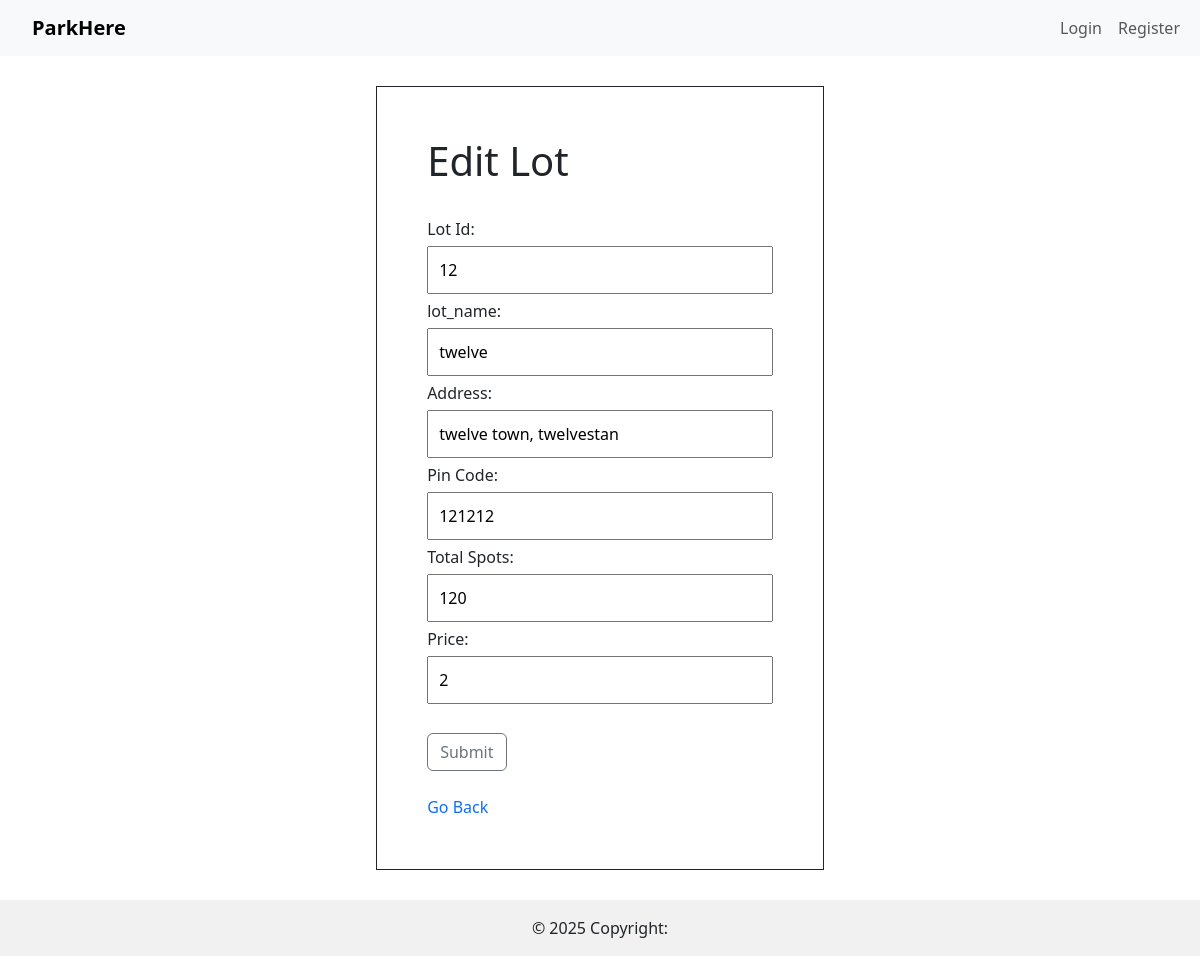
The page /edit_lot/12 on the database its author committed.
### controller/models.py (models this page shows)
class ParkingLot(db.Model):
    __tablename__='parking_lot'
    id = db.Column(db.Integer(), primary_key=True, autoincrement=True)
    lot_name = db.Column(db.String(60), nullable=False)
    pin_code = db.Column(db.Integer(), nullable=False)
    price = db.Column(db.Integer(), nullable=False,)
    address = db.Column(db.String(200), nullable=False)
    total_spots = db.Column(db.Integer(), nullable=False)
    reserved_spots = db.Column(db.Integer(), default=0)
    spots=db.relationship('ParkingSpot',backref='parking_lot', lazy=True)

### controller/all_routes.py (the view, shortened to what this page needs)
@app.route('/edit_lot/<int:id>', methods=['GET', 'POST'])
def edit_lot(id):
    lot = ParkingLot.query.get_or_404(id)
    return render_template('edit_lot.html', lot=lot)

### templates/edit_lot.html (shortened to what this page needs)
{% extends 'base.html' %}
{% block content %}
<div id="add_lot">
    <div class="box">
        <h1>Edit Lot</h1><br>
        <form action="{{ url_for('edit_lot', id=lot.id) }}" method="post">
            <label for="id">Lot Id:</label>
            <input type="number" name="id" id="id" required value="{{ lot.id }}">
            <br>
            <label for="lot_name">lot_name:</label>
            <input type="text" id="lot_name" name="lot_name" required value="{{ lot.lot_name }}">
            <br>
            <label for="address">Address:</label>
            <input type="text" id="address" name="address" required value="{{ lot.address }}">
            <br>
            <label for="pin_code">Pin Code:</label>
            <input type="number" id="pin_code" name="pin_code" value="{{ lot.pin_code }}"><br>
            <label for="total_slots">Total Spots:</label>
            <input type="number" id="total_spots" name="total_spots" value="{{ lot.total_spots }}"><br>
            <label for="price">Price:</label>
            <input type="number" id="price" name="price" value="{{ lot.price }}"><br><br>
            <button type="submit" class="btn btn-outline-secondary">Submit</button>
        </form>
        <br>
        <a href="/dashboard">Go Back</a>
    </div>
</div>
{% endblock %}

### static/style.css (style rules this page uses)
* { margin: 0; padding: 0; }
#spot_box, #add_lot, #login { display: flex; justify-content: center; align-items: center; height: auto; margin-top: 30px; }
.box { padding: 50px; border: 1px, solid; }
input { width: 100%; padding: 10px; margin: 5px 0; box-sizing: border-box; }
button { padding: 3px 10px; cursor: pointer; }
a { text-decoration: none; }

### rows shown on the page
ParkingLot: id "12", lot_name "twelve", address "twelve town, twelvestan", pin_code "121212", total_spots "120", price "2"
